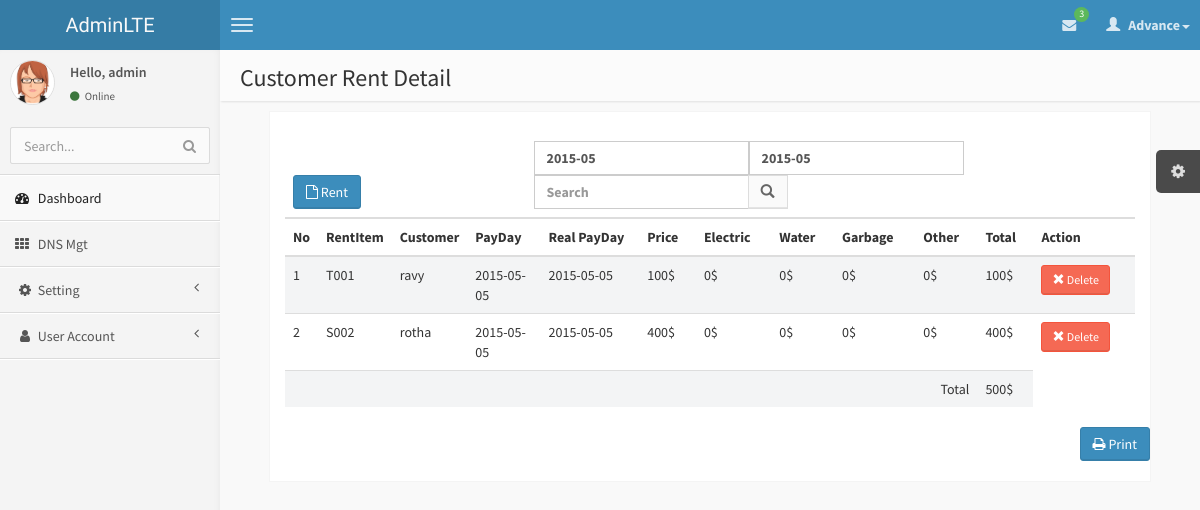
The page /7Rentsystem/Customer_Rent_Detail.php (signed in) on the database its author committed.
### tables this page shows
CREATE TABLE `customer_rent_pay` (
  `Customer_RentID` text,
  `UserID` text,
  `RentItemID` text,
  `PayDate` date DEFAULT NULL,
  `RealPayDate` date DEFAULT NULL,
  `Price` float DEFAULT NULL,
  `Electric` float DEFAULT NULL,
  `Water` float DEFAULT NULL,
  `garbage` float DEFAULT NULL,
  `Other` float DEFAULT NULL,
  `TotalPay` float DEFAULT NULL
);

CREATE TABLE `tblrentitem` (
  `RentItemID` text,
  `CompanyID` text,
  `ItemName` text,
  `CategoryID` text,
  `Price` float DEFAULT NULL,
  `isStatus` bit(1) DEFAULT NULL,
  `Desciption` text
);

CREATE TABLE `tbcustomer` (
  `CustomerID` text,
  `CompanyID` text,
  `memberTitle` text,
  `firstName` text,
  `lastName` text,
  `fullName` text,
  `nickName` text,
  `idType` text,
  `icpassportNo` text,
  `Nationality` text,
  `Gender` text,
  `Birthdate` date DEFAULT NULL,
  `MaritalStatus` text,
  `Address` text,
  `ZipCode` text,
  `PostalCode` text,
  `POBox` text,
  `City` text,
  `Country` text,
  `Tel1` text,
  `Fax` text,
  `Mobile` text,
  `eMail` text,
  `autono` int(11) DEFAULT NULL
);

### 7Rentsystem/connectionclass/function.php (called while the page is built, shortened)
<?php
function get($var)
{
	if (isset($_GET[$var])) {
		return (trim($_GET[$var]));
	}
	else
	{
		return '';
	}
}
?>

### 7Rentsystem/connectionclass/connect.php (called while the page is built, shortened)
<?php
class MyConnection
{
    	private $host = '174.136.57.160';
		private $username = 'www7tech_Pro';
		private $mylink;
		private $password = 'piseth123';
    function connect()
	{
		$this->mylink = mysql_connect($this->host,$this->username,$this->password) or die("Fail to Select Host");
		return $this->mylink;
	}
    function query($sql)
	{
		if (!empty($sql))
		{
			$this->result = mysql_query($sql,$this->mylink);
			return $this->result;
		}else
		{
			return false;
		}
    }
	function dbCountRows(&$result)
	{
		$numRows = @mysql_num_rows($result);
		if ( $numRows )
		{
			return $numRows;
		}
		else
		{
			return 0;
		}
	}
	function fetch($result=""){
                return mysql_fetch_object($result);
        }
 }
?>

### 7Rentsystem/Customer_Rent_Detail.php (the view, shortened to what this page needs)
<?php include 'header.php';
$searchTemp=get('srch-normal');
$getdatenotyetpay=get('datanotyetpay');
$getdatepayTo=get('dateyetpayto');
?>
	<head>
		<link rel="stylesheet" type="text/css" href="./css/jquery.datetimepicker.css"/>
	</head>
    <body class="skin-blue">
         <?php include 'nav.php';?>
            <?php include 'menu.php';?>
            <aside class="right-side">
                <section class="content-header">
                    <h1>
                        Customer Rent Detail
                    </h1>
                </section>
                  <section class="content invoice">
                    <div class="row">
                        <div class="col-xs-12">
                        </div>
                    </div>
                    <div class="row">
                        <div class="col-xs-12 table-responsive">
                            <table class="table table-striped">
                                <thead>
                                    <tr>
											<th colspan="4">
											 <a href="Customer_Rent-new.php">
													<button class="btn btn-primary" data-toggle="modal" data-target="#NewFloor"><i class="fa fa-file-o"></i> Rent</button>
													</a>
											</th>
                                            <th colspan="10">
                                                <div class="row">
                                                     <form class="form-inline">
                                                     <div class="col-md-13 pull-right">
                                                     <div class="form-group">
                                                     <input type="text" id="btnDate" name="datanotyetpay" class="form-control col-md-1" <?php
													 if($getdatenotyetpay!=""){
													 echo 'value="'.$getdatenotyetpay.'"';
													 }
													 else{
													 $datenow=date("Y-m"); echo 'value="'.$datenow.'"';
													 $getdatenotyetpay=date("Y-m");
													 }?>/>
												     <input type="text" id="btnDateTo" name="dateyetpayto" class="form-control col-md-1" <?php
													 if($getdatepayTo!=""){
													 echo 'value="'.$getdatepayTo.'"';
													 }
													 else{
													 $datenow=date("Y-m"); echo 'value="'.$datenow.'"';
													 $getdatepayTo=date("Y-m");
													 }?>/>
													 </div>
                                                      <div class="input-group">
                                                    <div class="input-group-btn">
													 <input type="text" class="form-control" placeholder="Search" name="srch-normal" id="search.php?dnsname=name&srch-term" <?php echo 'value="'.$searchTemp.'"'?>>
                                                        <button class="btn btn-default" type="submit"><i class="glyphicon glyphicon-search"></i></button>
                                                    </div>
                                                    </div>
                                                    </form>
                                                </div>
                                            </th>
                                    </tr>
                                </thead>
								<thead>
                                    <tr>
                                        <th>No</th>
										<th>RentItem</th>
										<th>Customer</th>
										<th>PayDay</th>
										<th>Real PayDay</th>
										<th>Price</th>
										<th>Electric</th>
										<th>Water</th>
                                        <th>Garbage</th>
										<th>Other</th>
										<th>Total</th>
										<th>Action</th>
                                    </tr>
                                </thead>
                                <tbody>
                                    <?php
									if($getdatenotyetpay!="" && $getdatepayTo!=""){
									$getdatenotyetpays=$getdatenotyetpay."-01";
									$getdatepayTos=$getdatepayTo."-01";
									$_slide1 = $db->query("CALL sp_Customer_Rent_Payment_Detail('".$searchTemp."','".$getdatenotyetpays."','".$getdatepayTos."')");
									}
									else{
									$datenows=$datenow."-01";
									$_slide1 = $db->query("CALL sp_Customer_Rent_Payment_Detail('".$searchTemp."','".$datenows."','".$datenows."')");
									}
									$numrow=$db->dbCountRows($_slide1);
										$i = 1;
									if($numrow>0)
									{		$TotalAll=0;
										while($row=$db->fetch($_slide1)){
												$id=$row->Customer_RentID;
												$RentItemID=$row->RentItemID;
												$ItemName = $row->ItemName;
												$CusName=$row->fullName;
												$OldPayDate = $row->PayDate;
												$PayDate= date('d',strtotime($OldPayDate));
												$RealPayDate= $row->RealPayDate;
												$Price=$row->Price;
												$Electric = $row->Electric;
												$Water = $row->Water;
												$garbage = $row->garbage;
												$Other = $row->Other;
												$TotalPay = $row->TotalPay;
												$TotalAll=$TotalAll+ $TotalPay;
											echo '<tr class="gradeA">
														<td>'.$i++.'</td>
														<td>'.$ItemName.'</td>
														<td>'.$CusName.'</td>
														<td>'.$RealPayDate.'</td>
														<td>'.$RealPayDate.'</td>
														<td>'.$Price.'$</td>
														<td>'.$Electric.'$</td>
														<td>'.$Water.'$</td>
														<td>'.$garbage.'$</td>
														<td>'.$Other.'$</td>
														<td>'.$TotalPay.'$</td>
														<td>
														<a class="iframe" href="Customer-Rent-Payement.php?id='.$id.'&RentItemID='.$RentItemID.'&ItemName='.$ItemName.'&Price='.$Price.'&PayDate='.$PayDate.'&getdatenotyetpay='.$getdatenotyetpay.'">
															<button class="btn btn-sm btn-danger">
																<i class="glyphicon glyphicon-remove"></i>
																Delete
															</button>
                                                        </a>
														</td>
												</tr>';
										}
									}
									else
										echo'<tr><td  colspan="7"><font color =Red>No Record Found.</font></td></tr>';
                                ?>
                                   <tr>
								   <td class="text-right" colspan="10">Total</td>
								   <td><?php echo $TotalAll."$" ?></td>
								   </tr>
                                </tbody>
                            </table>
                        </div>
                    </div>
                    <div class="row">
                    <div class="row no-print">
                        <div class="col-xs-12">
                            <button class="btn btn-primary pull-right" onClick="window.print();"><i class="fa fa-print"></i> Print</button>
                        </div>
                    </div>
                </section>
            </aside>
        </div>
		</body>
<?php include 'footer.php';?>

### rows shown on the page
customer_rent_pay: RentItemID.ItemName "T001", tbcustomer.fullName "ravy", RealPayDate "2015-05-05", Price "100", Electric "0", Water "0", garbage "0", Other "0", TotalPay "100"
customer_rent_pay: RentItemID.ItemName "S002", tbcustomer.fullName "rotha", RealPayDate "2015-05-05", Price "400", Electric "0", Water "0", garbage "0", Other "0", TotalPay "400"

### other values the page prints
$row->Total "3"
$U_Acc "admin"
$TotalAll "500"
